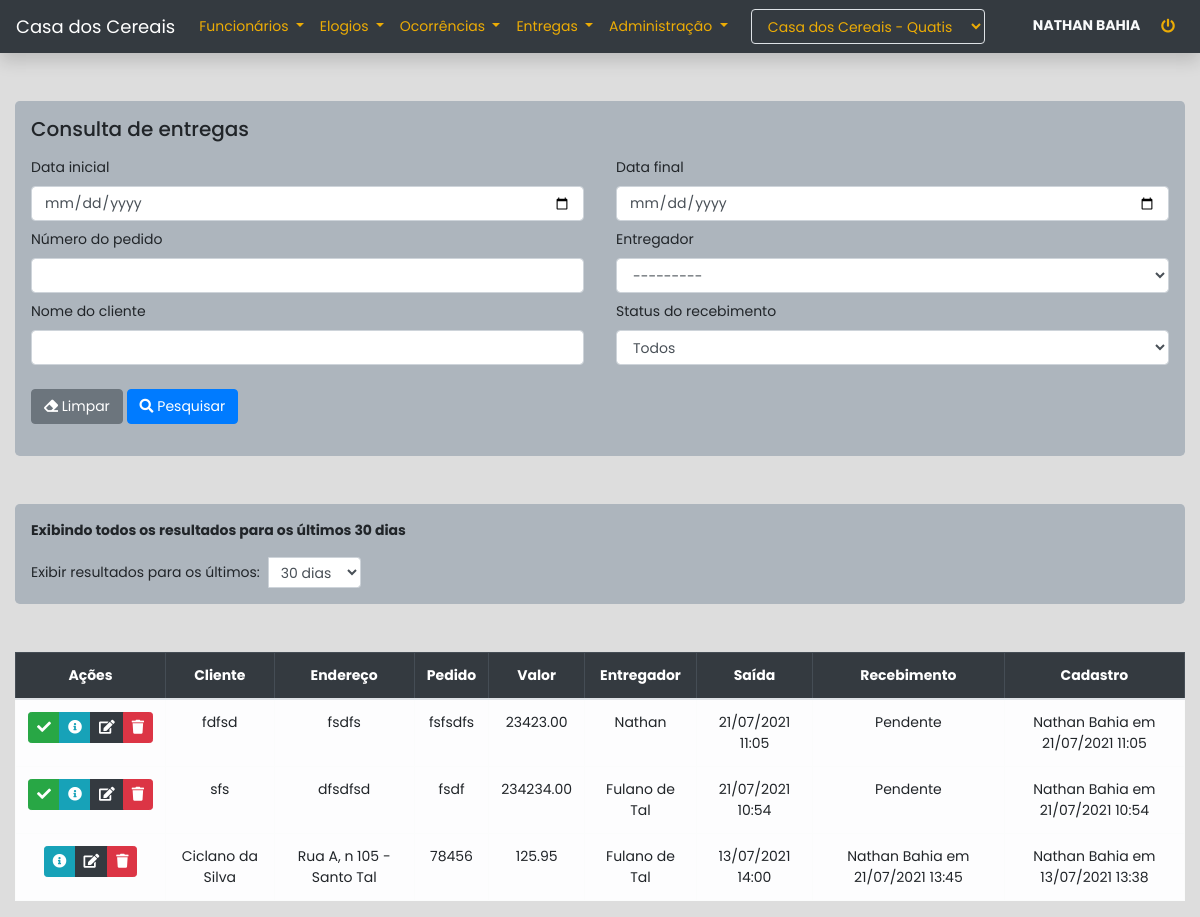
The app's page /entregas/consulta (signed in), older data.
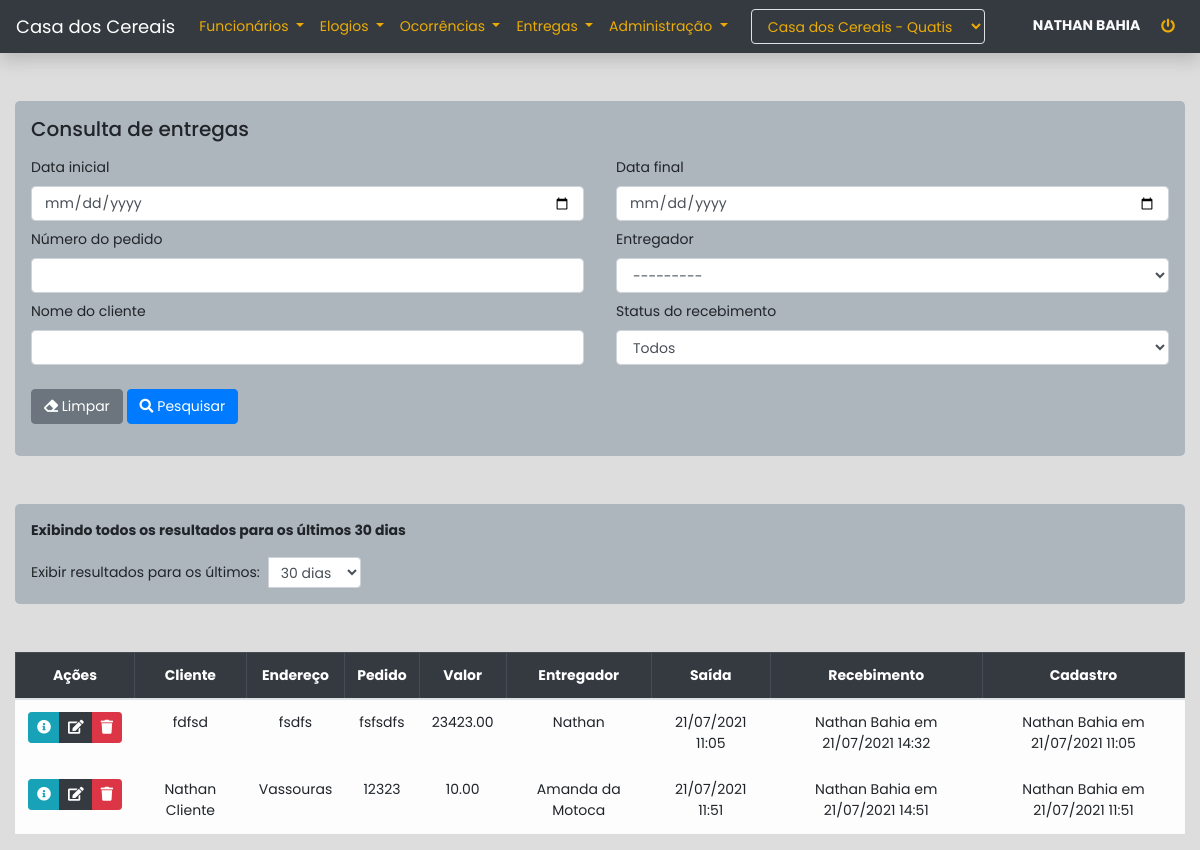
The same page, newer data.
### apps/entregas/models.py (models this page shows)
class Entrega(Base):
    nome_cliente = models.CharField(max_length=255)
    endereco_cliente = models.CharField(max_length=255)
    numero_pedido = models.CharField(max_length=255)
    valor_pedido = models.DecimalField(max_digits=10, decimal_places=2)
    saida_pedido = models.DateTimeField()
    filial_pedido = models.ForeignKey('core.Filial', on_delete=models.CASCADE)
    recebimento_pedido = models.DateTimeField(blank=True, null=True)
    detalhes_pedido = models.TextField(blank=True, null=True)
    observacao_final = models.TextField(blank=True, null=True)
    usuario_recebimento = models.ForeignKey(User, on_delete=models.SET_NULL, blank=True, null=True, related_name='usuario_recebimento')
    entregador = models.ForeignKey(Entregador, on_delete=models.SET_NULL, null=True)
    class Meta:
        ordering = ['saida_pedido']
    @property
    def recebida(self):
        if self.usuario_recebimento:
            return True
        return False
    @property
    def recebimento(self):
        if self.usuario_recebimento:
            if self.recebimento_pedido:
                return f'{self.usuario_recebimento.get_full_name()} em {self.recebimento_pedido.strftime("%d/%m/%Y %H:%M")}'
            return self.usuario_recebimento.get_full_name()
        else:
            if self.recebimento_pedido:
                return self.recebimento_pedido.strftime("%d/%m/%Y %H:%M")
        return 'Pendente'

class Entregador(Base):
    nome = models.CharField(max_length=255)
    filial = models.ForeignKey('core.Filial', on_delete=models.CASCADE)
    telefone = models.CharField(max_length=20, blank=True, null=True)
    veiculo = models.CharField(max_length=255, blank=True, null=True)
    placa = models.CharField(max_length=20, blank=True, null=True)
    def __str__(self):
        return self.nome
    class Meta:
        ordering = ['nome']
        verbose_name = 'Entregador'
        verbose_name_plural = 'Entregadores'

### apps/entregas/views.py (the view, shortened to what this page needs)
# urls.py: path('consulta', views.consulta_entregas, name='consulta_entregas'),
@login_required
def consulta_entregas(request):
    usuario = request.user.perfil.latest('id')
    consulta = False
    dias = 30 if request.GET.get('dias') not in ['30', '60', '90', '120'] else request.GET.get('dias')
    data_range = utils.get_data_range(dias, convert=True)
    exclude = {}
    filtros = {
        'saida_pedido__range': data_range,
        'filial_pedido': usuario.filial,
        'ativo': True,
    }
    query = models.Entrega.objects.filter(
        **filtros
    ).order_by('recebimento_pedido', '-saida_pedido')
    form = forms.ConsultaEntregaForm(
        usuario=usuario,
        data=request.GET
    )
    context = {
        'form': form,
        'dias': dias,
        'consulta': consulta,
        'filtros': filtros,
        'entregas': query
    }
    return render(request, 'entregas/consultas.html', context)

### apps/core/context_processors.py (called while the page is built)
def usuario(request):
    if not request.user.is_authenticated:
        return {}
    context = {'usuario': {}}
    perfil = request.user.perfil.order_by('id').last()
    if perfil:
        context['usuario']['filial'] = perfil.filial
        context['usuario']['filiais'] = models.Filial.objects.all()
        if perfil.tipo == '2':
            context['usuario']['administrador'] = True
    return context

### apps/core/models.py (called while the page is built)
    @property
    def cadastro(self):
        dt = localtime(self.criacao)
        if self.usuario:
            return f"{self.usuario.get_full_name()} em {dt.strftime('%d/%m/%Y %H:%M')}"
        return f"Usuário excluído em {dt.strftime('%d/%m/%Y')}"

    def __str__(self):
        return f'{self.nome} - {self.cidade}'

### apps/core/utils.py (called while the page is built)
def get_data_range(dias: int, convert=False) -> list:
    presente = datetime.today().date()
    passado = presente - timedelta(days=int(dias))
    if convert:
        return [convert_date_to_datetime(passado), convert_date_to_datetime(presente, inicio=False)]
    return [passado, presente]

### apps/entregas/templates/entregas/consultas.html (shortened to what the changed rows need)
{% extends 'core/base.html' %}
{% load bootstrap4 %}
{% block content %}
<div class="container-fluid">
    {% if entregas %}
        <div class="table-responsive mt-5">
            <table class="table table-bordered text-center">
                <thead class="table-dark">
                    <tr>
                        <th>Ações</th>
                        <th>Cliente</th>
                        <th>Endereço</th>
                        <th>Pedido</th>
                        <th>Valor</th>
                        <th>Entregador</th>
                        <th>Saída</th>
                        <th>Recebimento</th>
                        <th>Cadastro</th>
                    </tr>
                </thead>
                <tbody class="table-light">
                    {% for entrega in entregas %}
                        <tr>
                            <td>
                                <div class="btn-group">
                                    {% if not entrega.recebida %}
                                        <button class="btn btn-sm btn-success btn-finaliza-entrega" data-entrega="{{ entrega.id }}"><i class="fas fa-check"></i></button>
                                    {% endif %}
                                    <button class="btn btn-sm btn-info btn-info-entrega" data-entrega="{{ entrega.id }}"><i class="fas fa-info-circle"></i></button>
                                    <a href="{% url "entregas:edit_entregas" entrega.id %}" class="btn btn-sm btn-dark"><i class="fas fa-edit"></i></a>
                                    <button class="btn btn-sm btn-danger btn-delete-entrega" data-entrega="{{ entrega.id }}"><i class="fas fa-trash"></i></button>
                                </div>
                            </td>
                            <td>{{ entrega.nome_cliente }}</td>
                            <td>{{ entrega.endereco_cliente }}</td>
                            <td>{{ entrega.numero_pedido }}</td>
                            <td>{{ entrega.valor_pedido }}</td>
                            <td>{{ entrega.entregador.nome }}</td>
                            <td>{{ entrega.saida_pedido|date:'d/m/Y H:i' }}</td>
                            <td>{{ entrega.recebimento }}</td>
                            <td>{{ entrega.cadastro }}</td>
                        </tr>
                    {% endfor %}
                </tbody>
            </table>
        </div>
    {% endif %}
</div>
{% endblock content %}

Row changes from the older to the newer data that the page shows:
no longer on this page (row edited): Entrega: nome_cliente "sfs", endereco_cliente "dfsdfsd", numero_pedido "fsdf", valor_pedido "234234.00", entregador.nome "Fulano de Tal", saida_pedido "21/07/2021 10:54", recebimento "Pendente", cadastro "Nathan Bahia em 21/07/2021 10:54"
no longer on this page (row edited): Entrega: nome_cliente "Ciclano da Silva", endereco_cliente "Rua A, n 105 - Santo Tal", numero_pedido "78456", valor_pedido "125.95", entregador.nome "Fulano de Tal", saida_pedido "13/07/2021 14:00", recebimento "Nathan Bahia em 21/07/2021 13:45", cadastro "Nathan Bahia em 13/07/2021 13:38"
changed Entrega "fdfsd": recebimento "Pendente" → "Nathan Bahia em 21/07/2021 14:32"; usuario_recebimento_id empty → 1 (drawn)
added Entrega: nome_cliente "Nathan Cliente", endereco_cliente "Vassouras", numero_pedido "12323", valor_pedido "10.00", entregador.nome "Amanda da Motoca", saida_pedido "21/07/2021 11:51", recebimento "Nathan Bahia em 21/07/2021 14:51", cadastro "Nathan Bahia em 21/07/2021 11:51"
